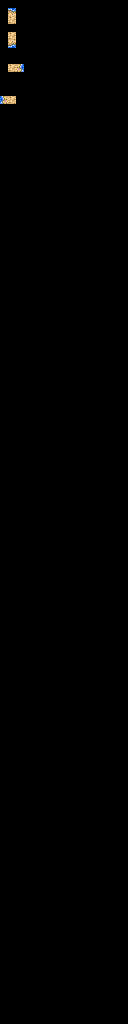

This game map was drawn from its Tiled (.tmx) file and the tilesets committed beside it. A one-line description and the trimmed map source follow:
An orthogonal 16x128 tile map with 8x8 px tiles, 3 tile layers (regions, input1_automapping-input, output_automapping-output), 2 tilesets.

<map version="1.2" tiledversion="1.2.4" orientation="orthogonal" renderorder="left-up" width="16" height="128" tilewidth="8" tileheight="8" infinite="0" nextlayerid="4" nextobjectid="1">
 <tileset firstgid="1" source="../tilesets/overworld-tileset.tsx" />
 <tileset firstgid="641" source="../tilesets/overworld-automapping-input_tiles.tsx" />
 <layer id="1" name="regions" width="16" height="128">
  <data>[2048 cells, 8 non-empty, 1 distinct tile ids]</data>
 </layer>
 <layer id="2" name="input1_automapping-input" width="16" height="128">
  <data>[2048 cells, 8 non-empty, 2 distinct tile ids]</data>
 </layer>
 <layer id="3" name="output_automapping-output" width="16" height="128">
  <data>[2048 cells, 4 non-empty, 2 distinct tile ids]</data>
 </layer>
</map>
